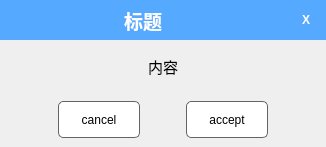
<?xml version="1.0" encoding="UTF-8"?>
<ui version="4.0">
 <class>NotifyDialog</class>
 <widget class="QDialog" name="NotifyDialog">
  <property name="geometry">
   <rect>
    <x>0</x>
    <y>0</y>
    <width>326</width>
    <height>147</height>
   </rect>
  </property>
  <property name="sizePolicy">
   <sizepolicy hsizetype="Fixed" vsizetype="Fixed">
    <horstretch>0</horstretch>
    <verstretch>0</verstretch>
   </sizepolicy>
  </property>
  <property name="minimumSize">
   <size>
    <width>300</width>
    <height>100</height>
   </size>
  </property>
  <property name="windowTitle">
   <string>Dialog</string>
  </property>
  <layout class="QGridLayout" name="gridLayout_2">
   <property name="leftMargin">
    <number>0</number>
   </property>
   <property name="topMargin">
    <number>0</number>
   </property>
   <property name="rightMargin">
    <number>0</number>
   </property>
   <property name="bottomMargin">
    <number>0</number>
   </property>
   <property name="spacing">
    <number>0</number>
   </property>
   <item row="0" column="0">
    <layout class="QHBoxLayout" name="horizontalLayout">
     <property name="spacing">
      <number>0</number>
     </property>
     <item>
      <widget class="QLabel" name="title">
       <property name="sizePolicy">
        <sizepolicy hsizetype="Minimum" vsizetype="Minimum">
         <horstretch>0</horstretch>
         <verstretch>0</verstretch>
        </sizepolicy>
       </property>
       <property name="minimumSize">
        <size>
         <width>40</width>
         <height>40</height>
        </size>
       </property>
       <property name="font">
        <font>
         <pointsize>14</pointsize>
         <weight>75</weight>
         <bold>true</bold>
        </font>
       </property>
       <property name="styleSheet">
        <string notr="true">background-color: rgb(85, 170, 255);
color: rgb(255, 255, 255);
padding-left:1.5em;
padding-top:0.6em;
padding-bottom:0.6em;
border:0;</string>
       </property>
       <property name="text">
        <string>标题</string>
       </property>
       <property name="alignment">
        <set>Qt::AlignCenter</set>
       </property>
      </widget>
     </item>
     <item>
      <widget class="QPushButton" name="closeButton">
       <property name="minimumSize">
        <size>
         <width>40</width>
         <height>40</height>
        </size>
       </property>
       <property name="maximumSize">
        <size>
         <width>40</width>
         <height>40</height>
        </size>
       </property>
       <property name="font">
        <font>
         <weight>75</weight>
         <bold>true</bold>
        </font>
       </property>
       <property name="styleSheet">
        <string notr="true">background-color: rgb(85, 170, 255);
color: rgb(255, 255, 255);
border:0;</string>
       </property>
       <property name="text">
        <string>X</string>
       </property>
      </widget>
     </item>
    </layout>
   </item>
   <item row="1" column="0">
    <widget class="QLabel" name="content">
     <property name="sizePolicy">
      <sizepolicy hsizetype="Preferred" vsizetype="Expanding">
       <horstretch>0</horstretch>
       <verstretch>0</verstretch>
      </sizepolicy>
     </property>
     <property name="minimumSize">
      <size>
       <width>0</width>
       <height>50</height>
      </size>
     </property>
     <property name="font">
      <font>
       <pointsize>11</pointsize>
       <weight>50</weight>
       <bold>false</bold>
      </font>
     </property>
     <property name="styleSheet">
      <string notr="true">border:0;
padding-left:2em;
padding-right:2em;
</string>
     </property>
     <property name="text">
      <string>内容</string>
     </property>
     <property name="alignment">
      <set>Qt::AlignCenter</set>
     </property>
     <property name="wordWrap">
      <bool>true</bool>
     </property>
    </widget>
   </item>
   <item row="2" column="0">
    <widget class="QGroupBox" name="groupBox">
     <property name="styleSheet">
      <string notr="true">QGroupBox{
border:0;
}</string>
     </property>
     <property name="title">
      <string/>
     </property>
     <layout class="QGridLayout" name="gridLayout">
      <item row="0" column="0">
       <spacer name="horizontalSpacer">
        <property name="orientation">
         <enum>Qt::Horizontal</enum>
        </property>
        <property name="sizeHint" stdset="0">
         <size>
          <width>40</width>
          <height>20</height>
         </size>
        </property>
       </spacer>
      </item>
      <item row="0" column="3">
       <widget class="QPushButton" name="acceptButton">
        <property name="styleSheet">
         <string notr="true">QPushButton:hover{
border: 1px solid rgb(85, 170, 255);
color:white;
background-color:rgb(85, 170, 255);
}
QPushButton{
background-color:  white;
border: 1px solid rgb(100, 100, 100);
border-radius: 5px;   
width:80px;
height:35px;
color:black;
}
QPushButton:pressed{
background-color:rgb(85, 170, 255);
margin:2px;
color:black;
border: 1px solid white;
}

QPushButton:disabled{
background-color: transparent;
color:gray;
}</string>
        </property>
        <property name="text">
         <string>accept</string>
        </property>
       </widget>
      </item>
      <item row="0" column="4">
       <spacer name="horizontalSpacer_2">
        <property name="orientation">
         <enum>Qt::Horizontal</enum>
        </property>
        <property name="sizeHint" stdset="0">
         <size>
          <width>40</width>
          <height>20</height>
         </size>
        </property>
       </spacer>
      </item>
      <item row="0" column="1">
       <widget class="QPushButton" name="rejectButton">
        <property name="styleSheet">
         <string notr="true">QPushButton:hover{
border: 1px solid rgb(85, 170, 255);
color:white;
background-color:rgb(85, 170, 255);
}
QPushButton{
background-color:  white;
border: 1px solid rgb(100, 100, 100);
border-radius: 5px;   
width:80px;
height:35px;
color:black;
}
QPushButton:pressed{
background-color:rgb(85, 170, 255);
margin:2px;
color:black;
border: 1px solid white;
}

QPushButton:disabled{
background-color: transparent;
color:gray;
}</string>
        </property>
        <property name="text">
         <string>cancel</string>
        </property>
       </widget>
      </item>
      <item row="0" column="2">
       <spacer name="horizontalSpacer_3">
        <property name="orientation">
         <enum>Qt::Horizontal</enum>
        </property>
        <property name="sizeType">
         <enum>QSizePolicy::Minimum</enum>
        </property>
        <property name="sizeHint" stdset="0">
         <size>
          <width>40</width>
          <height>20</height>
         </size>
        </property>
       </spacer>
      </item>
     </layout>
    </widget>
   </item>
  </layout>
 </widget>
 <resources/>
 <connections/>
</ui>
